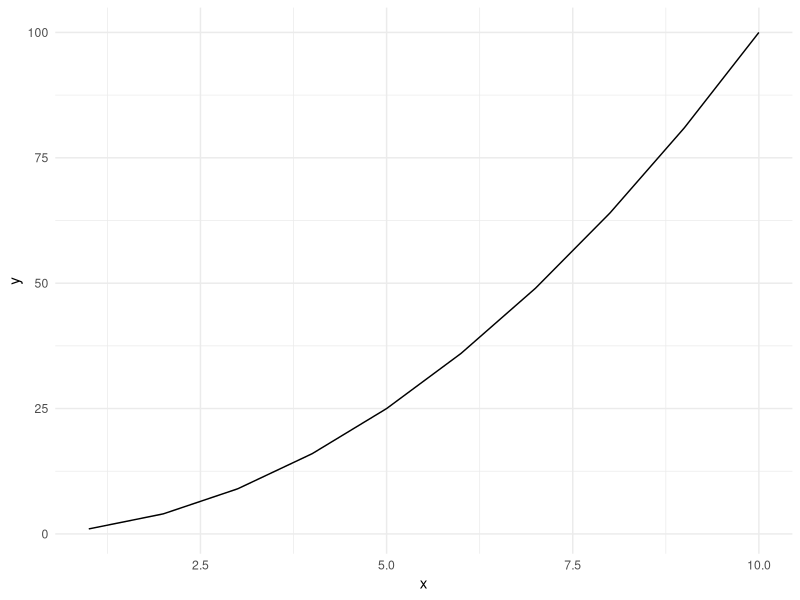

The R source for this figure:
# GitHub Pre-Lab Practice
library(tidyverse)

df <- tibble(
  x = 1:10,
  y = x^2
)

ggplot(df, aes(x, y)) +
  geom_line() +
  theme_minimal()

write_csv(df, "example_data.csv")

mean(df$y)

mean(df$x)

sd(df$y)
